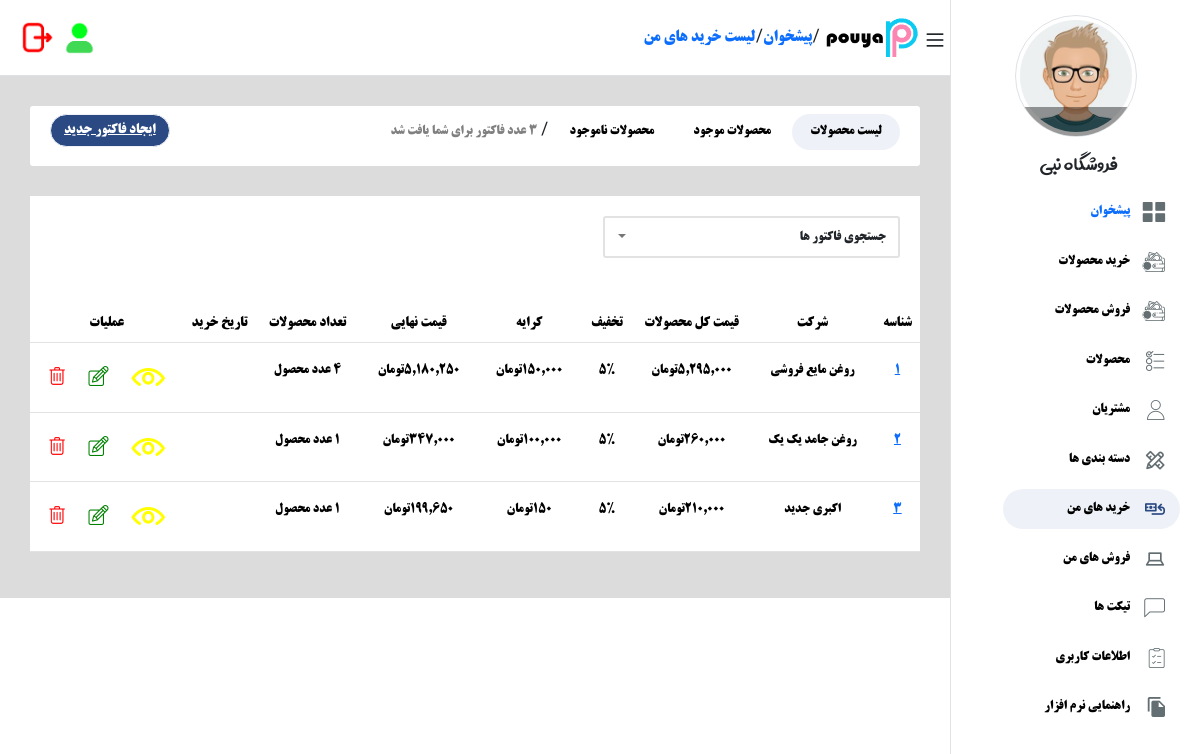
Screenshot of /shopping/list/ (signed in) with the database file from the repository.
### accounts/models.py (models this page shows, shortened)
class User(AbstractBaseUser):
    fullname = models.CharField(max_length=200, null=True, blank=True, verbose_name="نام و نام خانوادگی")
    phone = models.CharField(max_length=12, unique=True, verbose_name="شماره تماس")
    name_shop = models.TextField(blank=True,null=True)
    is_active = models.BooleanField(default=True, verbose_name="فعال")
    is_admin = models.BooleanField(default=False, verbose_name="ادمین")
    email = models.EmailField(null=True, blank=True, verbose_name="ایمیل")
    discription = models.TextField(max_length=300, null=True, blank=True, verbose_name="توضیحات کاربر")
    created_at = models.DateTimeField(auto_now=True, verbose_name="تاریخ اضافه شدن")
    image = models.ImageField(upload_to="user_image", null=True, blank=True, verbose_name="عکس پروفایل")
    address = models.TextField(null=True,blank=True,verbose_name="ادرس کاربر")
    objects = MyUserManager()
    USERNAME_FIELD = "phone"
    class Meta:
        verbose_name = "کاربر"
        verbose_name_plural = "کاربر ها "

### shopping/models.py (models this page shows)
class InvoiceShop(models.Model):
    user = models.ForeignKey(User, on_delete=models.CASCADE)
    product = models.ManyToManyField(ProductItem,blank=True)
    name_company = models.CharField(max_length=255,verbose_name="شرکت خرید")
    phone_company = models.CharField(max_length=255,null=True,blank=True,verbose_name="شماره شرکت ")
    created_at = models.DateField(auto_now_add=True, blank=True, null=True, verbose_name="تاریخ افزودن محصول")
    off = models.PositiveBigIntegerField(default=0, null=True, blank=True, verbose_name="تخفیف  شرکت ")
    keriyeh = models.PositiveBigIntegerField(default=0, null=True, blank=True, verbose_name="تخفیف  شرکت ")
    price_nahayi = models.PositiveBigIntegerField(default=0, null=True, blank=True)
    last_price = models.PositiveBigIntegerField(default=0, null=True, blank=True)
    class Meta:
        verbose_name = "خرید  محصول"
        verbose_name_plural = "خرید  محصولات  "
    def created_date(self):
        return date2jalali(self.created_at)

### shopping/views.py (the view)
# urls.py: path("list/",login_required(views.listShopView.as_view()),name="list_shop"),
class listShopView(View):
    def get(self,request):
        invoiceshops = InvoiceShop.objects.filter(user=request.user)
        search_invoice = request.GET.get("search_invoice")
        if search_invoice:
            invoiceshops = InvoiceShop.objects.filter(user=request.user).filter(name_company__contains=search_invoice)
        return render(request,"shopping/list.html",{"invoiceshops":invoiceshops,"search_invoice":search_invoice})

### shopping/templates/shopping/list.html (shortened to what this page needs)
{% extends 'base.html' %}
{% load static %}
{% load humanize %}
{% block content %}
<div class="content">
    <div class="header d-flex item-center bg-white width-100 border-bottom ">
        <div class="header__right d-flex flex-grow-1 item-center">
            <span class="bars"></span>
                <img style="margin-right: 5px;" width="100" height="45" src="{% static 'img/logo3.png' %}"/>
                /
                        <a style="text-decoration: none;" href="{% url 'home:index' %}" title="پیشخوان">پیشخوان</a>/
                        <a style="text-decoration: none;" href="{% url 'shopping:list_shop' %}" title="پیشخوان">لیست خرید های من  </a>
        </div>
        <div class="header__left d-flex flex-end item-center margin-top-2">
            <div class="notification" style="margin-left: 8px;">
                <img width="33" height="33" src="{% static 'img/user2.png' %}"/>
            </div>
            <a
            type="button"
            data-bs-toggle="modal"
            data-bs-target="#logout"
            data-bs-whatever="@mdo">
                <img width="35" height="35" src="{% static 'img/logout2.png' %}"/>
        </a>
        </div>
    </div>
<div class="main-content" style="background-color: #dcdcdc">
    <div class="tab__box" style="display: flex; justify-content: space-between;padding: 0px 10px;">
        <div class="tab__items">
          {% if available %}
          <a style="text-decoration: none" class="tab__item "  href="{% url 'product:list_p' %}">لیست محصولات </a>
          <a style="text-decoration: none;;background-color: #EEF2F8 ;border-radius: 20px;" class="tab__item" href="/product/list/?available=True">محصولات موجود </a>
          <a style="text-decoration: none;" class="tab__item" href="/product/list/?unavailable=True">محصولات ناموجود</a>
          {% else %}
          <a style="text-decoration: none;background-color: #EEF2F8 ;border-radius: 20px;" class="tab__item "  href="{% url 'product:list_p' %}">لیست محصولات </a>
          <a style="text-decoration: none;" class="tab__item" href="/product/list/?available=True">محصولات موجود </a>
          <a style="text-decoration: none;" class="tab__item" href="/product/list/?unavailable=True">محصولات ناموجود</a>
          {% endif %}
            /
            <p class="d-inline-block font-size-13" style="color: gray;">
              {{invoiceshops.count}} عدد فاکتور برای شما یافت شد
           </p>
        </div>
        <div class="tab__items">
            <a class="btn-tosi" href="{% url 'shopping:new_shop' %}"
           >ایجاد فاکتور جدید </a>
        </div>
    </div>
    <div class="bg-white padding-20">
        <div class="t-header-search">
            <form method="get" >
                <div class="t-header-searchbox font-size-13">
                    <div type="text" class="text search-input__box ">جستجوی فاکتور ها  </div>
                </div>
            </form>
        </div>
    </div>
    {% if invoiceshops %}
    <div class="table__box">
      <table class="table">
          <thead role="rowgroup">
          <tr role="row" class="title-row ">
              <th>شناسه</th>
              <th>شرکت</th>
              <th>قیمت کل محصولات </th>
              <th>تخفیف</th>
              <th>کرایه </th>
              <th >قیمت نهایی </th>
              <th>تعداد محصولات </th>
              <th>تاریخ خرید  </th>
              <th>عملیات</th>
          </tr>
          </thead>
          <tbody>
         {% for item in invoiceshops %}
         <tr role="row" >
          <td><a href="{% url 'shopping:detail_shop' item.id %}">{{item.id}}</a></td>
          <td><a href="{% url 'shopping:detail_shop' item.id %}" style="color: black;text-decoration: none;">{{item.name_company}}</a></td>
          <td><a style="color: black;text-decoration: none;">{{item.price_nahayi|intcomma:0}}تومان </a></td>
          <td><a  style="color: black;text-decoration: none;">{{item.off}}%</a></td>
          <td><a  style="color: black;text-decoration: none;"> {{item.keriyeh|intcomma:0}}تومان </a></td>
          <td><a style="color: black;text-decoration: none;">{{item.last_price|intcomma:0}}تومان </a></td>
          <td><a >{{item.product.count}}   عدد محصول </a></td>
          <td><a >{{item.created_date}} </a></td>
          <td>
              <a style="text-decoration: none;"   class="item-eye " title="مشاهده"></a>
              <a style="text-decoration: none;"  class="item-edit " title="ویرایش"></a>
              <a style="text-decoration: none;"  class="item-delete" title="حذف"></a>
          </td>
      </tr>
         {% endfor %}
          </tbody>
      </table>
  </div>
    {% else %}
    <div class="tab__box" style="display: flex;justify-content: center; align-items: center;background-color: red;padding: 20px 0px;color: white;">
      هیچ فاکتوری  یافت نشد
    </div>
    {% endif %}
</div>
</div>
{% endblock %}

### templates/includes/menu_sidebar.html (shortened to what this page needs)
{% load static %}
{% if request.user.is_authenticated %}
<div class="sidebar__nav border-top border-left  ">
    <div class="profile__info border cursor-pointer text-center">
        <div class="avatar__img"><img src="{% static 'img/pro.jpg' %}" class="avatar___img">
            <div class="box__camera default__avatar"></div>
        </div>
        <span class="profile__name">{{request.user.name_shop}}</span>
    </div>
    <ul>
      {% if request.resolver_match.url_name == 'dashboard' %}
      <li class="item-li i-dashboard is-active"><a style="text-decoration: none;" style="text-decoration: none;color: #2B4A83;"  href="{% url 'accounts:dashboard' %}">پیشخوان</a></li>
      {% else %}
      <li class="item-li i-dashboard "><a style="text-decoration: none;" style="text-decoration: none;color: black;"  href="{% url 'accounts:dashboard' %}">پیشخوان</a></li>
      {% endif %}
      {% if request.resolver_match.url_name == 'new_shop' %}
      <li class="item-li i-my__peyments is-active"><a style="text-decoration: none;color: black;"  href="{% url 'shopping:new_shop' %}">خرید محصولات</a></li>
      {% else %}
      <li class="item-li i-my__peyments"><a style="text-decoration: none;color: black;"  href="{% url 'shopping:new_shop' %}">خرید محصولات</a></li>
      {% endif %}
      {% if request.resolver_match.url_name == 'new_sale' %}
      <li class="item-li i-my__peyments is-active"><a style="text-decoration: none;color: black;"  href="{% url 'sale:new_sale' %}">فروش محصولات</a></li>
      {% else %}
      <li class="item-li i-my__peyments"><a style="text-decoration: none;color: black;"  href="{% url 'sale:new_sale' %}">فروش محصولات</a></li>
      {% endif %}
        {% if request.resolver_match.url_name == 'list_p' or request.resolver_match.url_name == 'detail_p' %}
        <li class="item-li i-courses is-active"><a style="text-decoration: none;color: #2B4A83;"  href="{% url 'product:list_p' %}"> محصولات  </a></li>
        {% else %}
        <li class="item-li i-courses"><a style="text-decoration: none;color: black;"  href="{% url 'product:list_p' %}"> محصولات  </a></li>
        {% endif %}
        {% if request.resolver_match.url_name == 'list_customer' or request.resolver_match.url_name == 'detail_customer' %}
        <li class="item-li i-users is-active"><a style="text-decoration: none;color: black;"  href="{% url 'customer:list_customer' %}"> مشتریان   </a></li>
        {% else %}
        <li class="item-li i-users"><a style="text-decoration: none;color: black;"  href="{% url 'customer:list_customer' %}"> مشتریان   </a></li>
        {% endif %}
        {% if request.resolver_match.url_name == 'list_p_c' %}
        <li class="item-li i-categories is-active"><a style="text-decoration: none;color: black;"  href="{% url 'product:list_p_c' %}">دسته بندی ها</a></li>
        {% else %}
        <li class="item-li i-categories"><a style="text-decoration: none;color: black;"  href="{% url 'product:list_p_c' %}">دسته بندی ها</a></li>
        {% endif %}
        {% if request.resolver_match.url_name == 'list_shop' or request.resolver_match.url_name == 'detail_shop' %}
        <li class="item-li i-checkout__request is-active"><a style="text-decoration: none;color: black;"  href="{% url 'shopping:list_shop' %}">خرید های من </a></li>
        {% else %}
        <li class="item-li i-checkout__request "><a style="text-decoration: none;color: black;"  href="{% url 'shopping:list_shop' %}">خرید های من  </a></li>
        {% endif %}
        {% if request.resolver_match.url_name == 'list_sale' or request.resolver_match.url_name == 'detail_sale' %}
        <li class="item-li i-banners is-active"><a  style="text-decoration: none;color: black;" href="{% url 'sale:list_sale' %}">فروش های من </a></li>
        {% else %}
        <li class="item-li i-banners"><a  style="text-decoration: none;color: black;" href="{% url 'sale:list_sale' %}">فروش های من </a></li>
        {% endif %}
          {% if request.resolver_match.url_name == 'tickets'  %}
          <li class="item-li i-tickets is-active"><a  style="text-decoration: none;color: black;" href="{% url 'accounts:tickets' %}"> تیکت ها</a></li>
          {% else %}
          <li class="item-li i-tickets"><a  style="text-decoration: none;color: black;" href="{% url 'accounts:tickets' %}"> تیکت ها</a></li>
            {% endif %}
            {% if request.resolver_match.url_name == 'edit-profile'  %}
            <li class="item-li i-user__inforamtion is-active"><a style="text-decoration: none;color: black;"  href="{% url 'accounts:edit-profile' %}">اطلاعات کاربری</a></li>
            {% else %}
            <li class="item-li i-user__inforamtion"><a style="text-decoration: none;color: black;"  href="{% url 'accounts:edit-profile' %}">اطلاعات کاربری</a></li>
            {% endif %}
            {% if request.resolver_match.url_name == 'edit-profile'  %}
            <li class="item-li i-articles is-active"><a style="text-decoration: none;color: black;"  href="{% url 'about:guidance-us' %}">راهنمایی نرم افزار</a></li>
            {% else %}
            <li class="item-li i-articles"><a style="text-decoration: none;color: black;"  href="{% url 'about:guidance-us' %}">راهنمایی نرم افزار</a></li>
            {% endif %}
    </ul>
</div>
{% endif %}

### static/css/responsive_991.css (style rules this page uses)
.sidebar__nav { right: -250px; }
.content { margin-right: 0 !important; }
.bars { display: block !important; }
.sidebar__nav ul li.is-active a { color: #2b4a83 !important; background-color: #eef2f8 !important; }

### static/css/responsive_768.css (style rules this page uses)
.t-header-search { width: 100%; }

### rows the page displays
User: user.name_shop "فروشگاه نبی"
InvoiceShop: id "1", name_company "روغن مایع فروشی", price_nahayi "5,295,000", off "5", keriyeh "150,000", last_price "5,180,250", product.count "4"
InvoiceShop: id "2", name_company "روغن جامد یک یک", price_nahayi "260,000", off "5", keriyeh "100,000", last_price "347,000"
InvoiceShop: id "3", name_company "اکبری جدید", price_nahayi "210,000", off "5", keriyeh "150", last_price "199,650"
